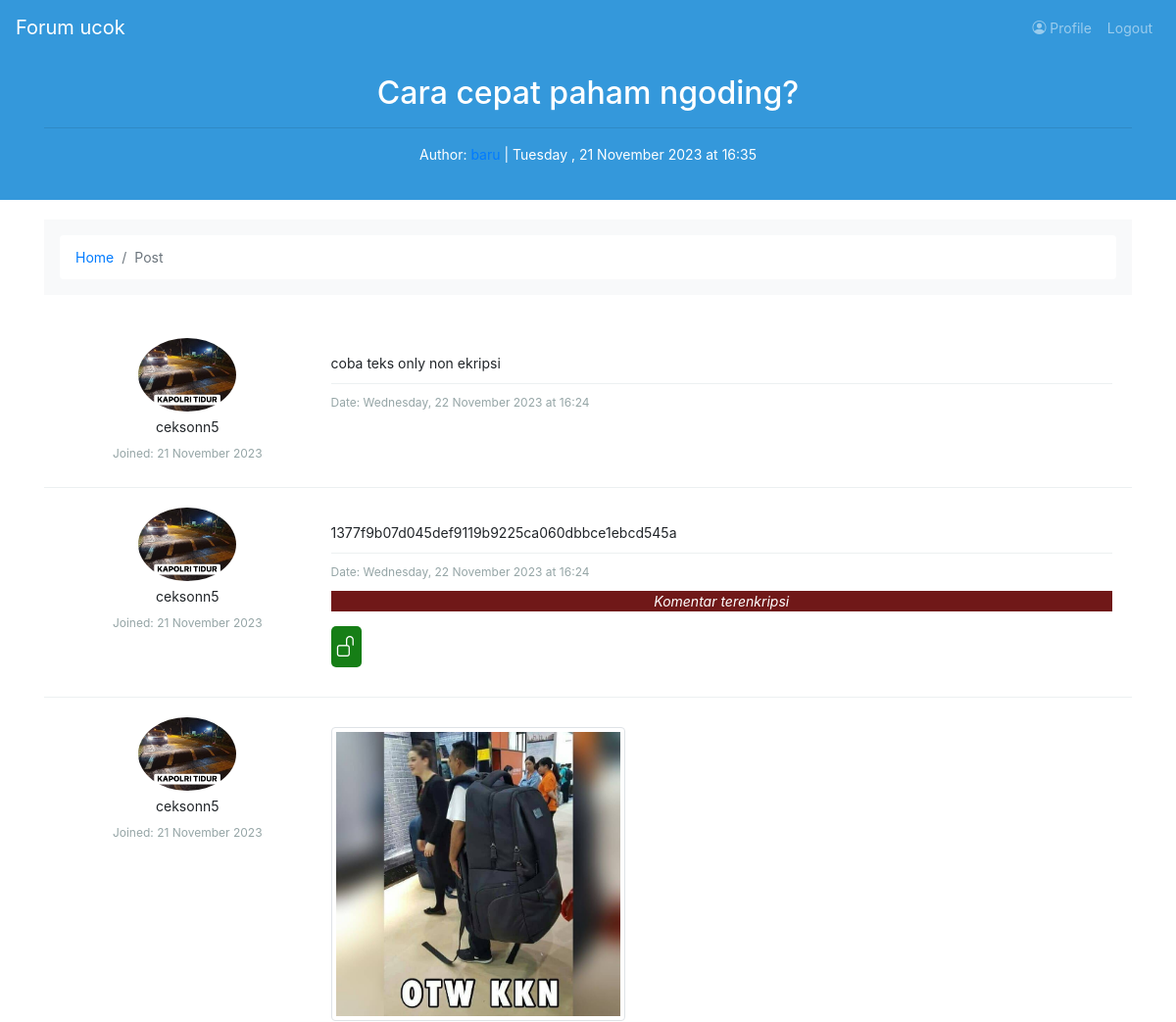
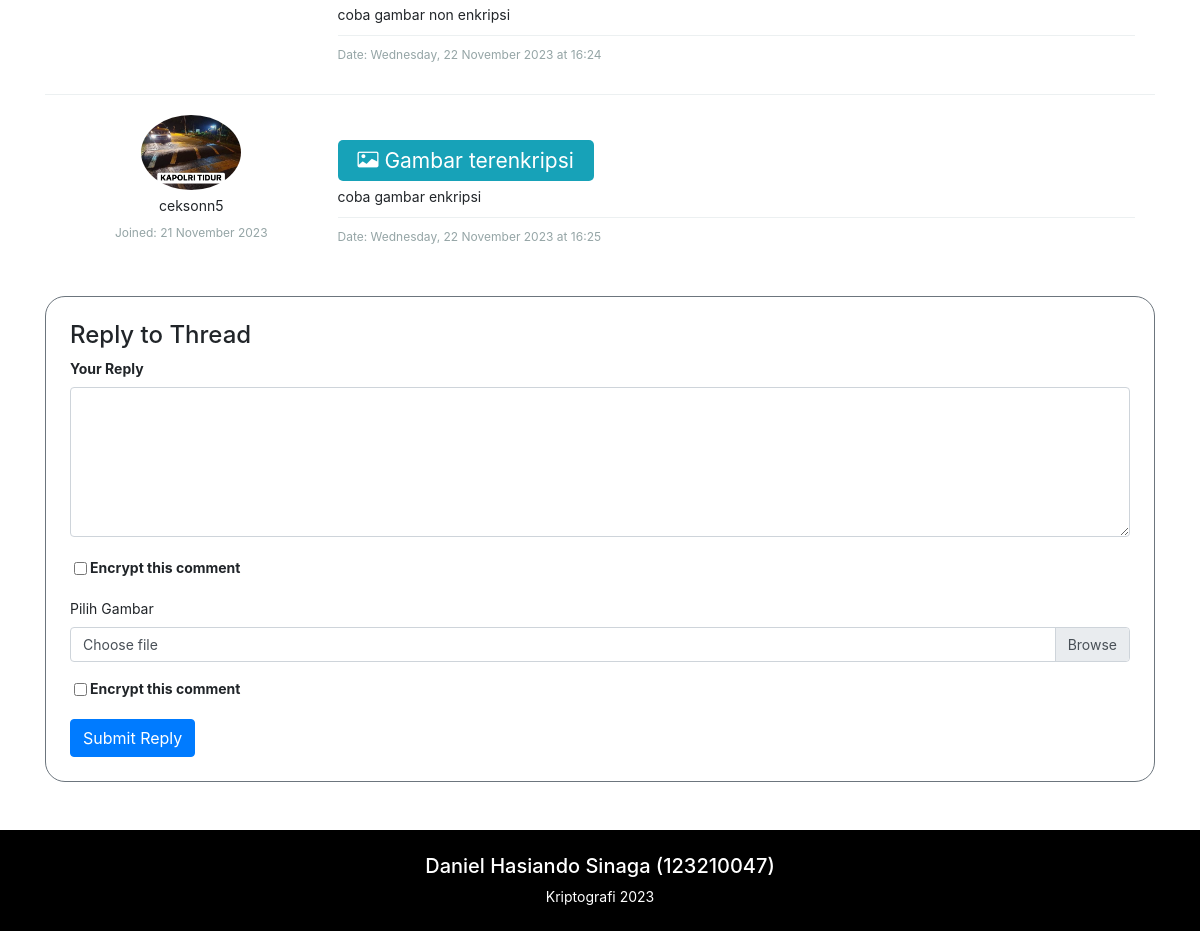
The app's page /post.php?id=2 (signed in) with its own data (2 pictures, top to bottom).
### tables this page shows
CREATE TABLE `posts` (
  `id` int(11) NOT NULL,
  `postTitle` varchar(255) NOT NULL,
  `posted` timestamp NOT NULL DEFAULT current_timestamp() ON UPDATE current_timestamp(),
  `user` varchar(255) NOT NULL,
  `postContent` varchar(255) DEFAULT NULL
);

CREATE TABLE `users` (
  `username` varchar(255) NOT NULL,
  `name` varchar(255) NOT NULL,
  `password` varchar(255) NOT NULL,
  `email` varchar(255) NOT NULL,
  `phone` varchar(255) NOT NULL,
  `country` varchar(255) NOT NULL,
  `photo` varchar(255) NOT NULL,
  `joined` date NOT NULL
);

CREATE TABLE `comments` (
  `id` int(11) NOT NULL,
  `comment` varchar(255) DEFAULT NULL,
  `posted` timestamp NOT NULL DEFAULT current_timestamp() ON UPDATE current_timestamp(),
  `isEncrypted` tinyint(1) NOT NULL,
  `user` varchar(255) NOT NULL,
  `image` varchar(255) DEFAULT NULL,
  `keyText` varchar(255) DEFAULT NULL,
  `post` int(11) NOT NULL,
  `keyImage` varchar(255) DEFAULT NULL,
  `isEncrypted2` tinyint(1) NOT NULL
);

### post.php (the view, shortened to what this page needs)
<?php
include('header.php');
include('koneksi.php');
if (isset($_GET['id'])) {
  $id_post = $_GET['id'];
} else {
  echo '<script>window.location.href = "home.php";</script>';
}
?>
</head>
<body class="forum padding-large">
  <?php include('navbar.php') ?>
  <?php
  $sql0    = "SELECT * FROM posts WHERE id = $id_post";
  $query0    = mysqli_query($connect, $sql0);
  while ($data0 = mysqli_fetch_array($query0)) {
  ?>
    <div class="thread-header warna align-content-center">
      <div class="container">
        <h2><?= $data0['postTitle']; ?></h2>
        <hr>
        <?php
        $time = strtotime($data0['posted']);
        $tahun = date('Y', $time);
        $bulan = date('F', $time);
        $tanggal = date('d', $time);
        $hari = date('l ', $time);
        $jam = date('H', $time);
        $menit = date('i', $time);
        ?>
        <p>Author: <a href=""><?= $data0['user']; ?> </a> | <?= $hari . ", " . $tanggal . " " . $bulan . " " . $tahun . " at " . $jam . ":" . $menit; ?></p>
      </div>
    </div>
  <?php } ?>
  <div class="container">
    <div class="row">
      <div class="col">
        <nav aria-label="breadcrumb" class="bg-light rounded-3 p-3 mb-4">
          <ol class="breadcrumb mb-0">
            <li class="breadcrumb-item"><a href="home.php">Home</a></li>
            <li class="breadcrumb-item active" aria-current="page">Post</li>
          </ol>
        </nav>
      </div>
    </div>
  </div>
  <div class="container">
    <ul class="post-list">
      <?php
      $sql    = "SELECT * FROM comments WHERE post = '$id_post'";
      $query    = mysqli_query($connect, $sql);
      $i = 1;
      while ($data = mysqli_fetch_array($query)) {
        $user = $data['user'];
      ?>
        <li>
          <?php
          $sql2    = "SELECT * FROM users WHERE username = '$user'";
          $query2    = mysqli_query($connect, $sql2);
          while ($data2 = mysqli_fetch_array($query2)) {
          ?>
            <div class="profile-details">
              <img src="<?= $data2['photo']; ?>" alt="John Doe's Avatar" />
              <?php
              $time = strtotime($data2['joined']);
              $tahun = date('Y', $time);
              $bulan = date('F', $time);
              $tanggal = date('d', $time);
              ?>
              <p><?= $data2['username']; ?></p>
              <p><small>Joined: <?= $tanggal . " " . $bulan . " " . $tahun; ?></small></p>
            </div>
          <?php } ?>
          <div class="comment-details">
            <?php
            $comment = $data['comment'];
            $image = $data['image'];
            ?>
            <div class="image-cipher-<?= $i; ?>" <?= ($data['isEncrypted2']) ? NULL : "hidden" ?>>
              <div class="gembok2 bg-info">
                <div class="container">
                  <i id="unlocked2" class="bi bi-card-image"></i>
                  <span id="<?= $i; ?>" class="text-white">Gambar terenkripsi</span>
                </div>
              </div>
            </div>
            <img class="img-thumbnail" width="300" src="<?= $image ?>" alt="" <?= ($data['image'] && $data['isEncrypted2'] == false) ? "" : "hidden"; ?>>
            <p id="comment-<?= $i; ?>">
              <?= $comment ?>
            </p>
            <?php
            $time     = strtotime($data['posted']);
            $tahun    = date('Y', $time);
            $bulan    = date('F', $time);
            $hari     = date('l', $time);
            $tanggal  = date('d', $time);
            $jam      = date('H', $time);
            $menit    = date('i', $time);
            ?>
            <small>Date: <?= $hari . ", " . $tanggal . " " . $bulan . " " . $tahun . " at " . $jam . ":" . $menit; ?></small>
            <div class="cipher-key-<?= $i; ?>" <?= ($data['isEncrypted']) ? NULL : "hidden" ?>>
              <p class="info-enkripsi">Komentar terenkripsi</p>
              <div class="gembok" id="<?= $i; ?>" onclick="encrpyt(this.id)">
                <i id="unlocked" class="bi bi-unlock"></i>
              </div>
            </div>
          </div>
        </li>
        <?php $i++; ?>
      <?php } ?>
    </ul>
    <div class="reply-form p-4 border border-secondary" style="border-radius: 20px;">
      <h4>Reply to Thread</h4>
      <form method="POST" action="comment_proses.php" enctype="multipart/form-data">
        <div class="form-group">
          <label for="replyContent">Your Reply</label>
          <textarea name="comment" class="form-control" id="replyContent" rows="2" required></textarea>
        </div>
        <div class="form-group form-check">
          <input onclick="toggleEncryptionKey()" name="isEncrypted" type="checkbox" class="form-check-input" id="encryptCheckbox" value="1" />
          <label class="form-check-label" for="encryptCheckbox">Encrypt this comment</label>
        </div>
        <label for="gambar">Pilih Gambar</label>
        <div class="input-group">
          <div class="custom-file">
            <label class="custom-file-label" for="gambar">Choose file</label>
          </div>
        </div>
        <div class="form-group form-check pt-3">
          <input onclick="toggleEncryptionKey2()" name="isEncrypted-image" type="checkbox" class="form-check-input" id="encryptCheckbox2" value="1" />
          <label class="form-check-label" for="encryptCheckbox2">Encrypt this comment</label>
        </div>
        <button onclick="return cekLogin()" type="submit" class="btn btn-primary">Submit Reply</button>
      </form>
    </div>
  </div>
  <footer class="footer py-4 mt-5 black">
    <div class="container text-center">
      <p class="h5">Daniel Hasiando Sinaga (123210047)</p>
      <span class="text-white">Kriptografi <?= date('Y'); ?></span>
    </div>
  </footer>
</body>
</html>

### records on screen
posts: postTitle "Cara cepat paham ngoding?", user "baru", posted "Tuesday", posted "21", posted "November", posted "2023", posted "16", posted "35"
comments: comment "coba teks only non ekripsi", posted "Wednesday", posted "22", posted "November", posted "2023", posted "16", posted "24"
users: photo (picture), username "ceksonn5", joined "21", joined "November", joined "2023"
comments: comment "1377f9b07d045def9119b9225ca060dbbce1ebcd545a", posted "Wednesday", posted "22", posted "November", posted "2023", posted "16", posted "24"
comments: image (picture), comment "coba gambar non enkripsi", posted "Wednesday", posted "22", posted "November", posted "2023", posted "16", posted "24"
comments: comment "coba gambar enkripsi", posted "Wednesday", posted "22", posted "November", posted "2023", posted "16", posted "25"

### other values on screen
$username "ucok"
